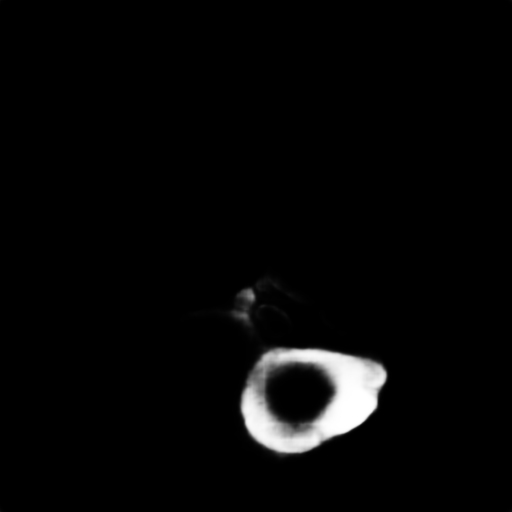
#> input picture 573.png, 512 x 512 px, found by its file name
$ python map_save.py
#> lines starting #> are read from the running program, lines starting #| are printed output that depends on the picture
import cv2

def rotate(image, angle, center=None, scale=1.0):
    (h, w) = image.shape[:2]
    if center is None:
        center = (w // 2, h // 2)

    M = cv2.getRotationMatrix2D(center, angle, scale)

    rotated = cv2.warpAffine(image, M, (w, h))
    return rotated
#mask = cv2.imread("/home/chacky/PycharmProjects/untitled3/liverseg-2017-nipsws-master/LiTS_database/liver_seg/115/573.png")

res = cv2.imread("./horizontal_plane/573.png")
#> res is the input picture: shape (512, 512, 3); min 0, max 255, mean 7
mask_tf = cv2.imread("./573mask.png")
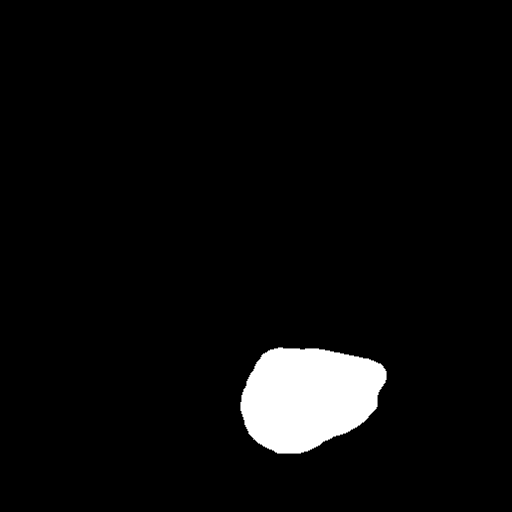
#> input picture 573mask.png, 512 x 512 px
#> mask_tf is the input picture: shape (512, 512, 3); min 0, max 255, mean 11.3
mask_tf = rotate(mask_tf, 90)
#> in rotate, `rotated = cv2.warpAffine(image, M, (w, h))`:
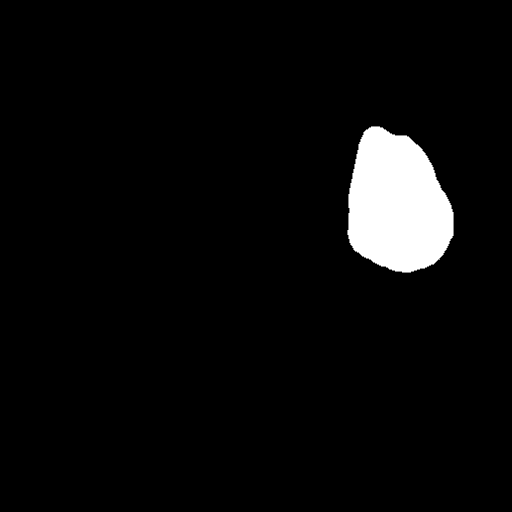
#> rotated: shape (512, 512, 3); min 0, max 255, mean 11.3
#mask = rotate(mask,90)
Image = mask_tf & res
#> Image: shape (512, 512, 3); every value is 0
cv2.imwrite("chanv_test.png",Image)
